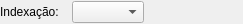
<?xml version="1.0" encoding="UTF-8"?>
<ui version="4.0">
 <class>FamiliaOperadoresWidget</class>
 <widget class="QWidget" name="FamiliaOperadoresWidget">
  <property name="geometry">
   <rect>
    <x>0</x>
    <y>0</y>
    <width>243</width>
    <height>24</height>
   </rect>
  </property>
  <property name="minimumSize">
   <size>
    <width>0</width>
    <height>0</height>
   </size>
  </property>
  <property name="windowTitle">
   <string>Form</string>
  </property>
  <layout class="QGridLayout" name="familiaop_grid">
   <property name="margin">
    <number>0</number>
   </property>
   <property name="spacing">
    <number>4</number>
   </property>
   <item row="0" column="0">
    <widget class="QLabel" name="indexacao_lbl">
     <property name="sizePolicy">
      <sizepolicy hsizetype="Fixed" vsizetype="Preferred">
       <horstretch>0</horstretch>
       <verstretch>0</verstretch>
      </sizepolicy>
     </property>
     <property name="minimumSize">
      <size>
       <width>68</width>
       <height>0</height>
      </size>
     </property>
     <property name="text">
      <string>Indexação:</string>
     </property>
    </widget>
   </item>
   <item row="0" column="1">
    <widget class="QComboBox" name="tipo_index_cmb"/>
   </item>
   <item row="0" column="2">
    <spacer name="horizontalSpacer">
     <property name="orientation">
      <enum>Qt::Horizontal</enum>
     </property>
     <property name="sizeHint" stdset="0">
      <size>
       <width>86</width>
       <height>20</height>
      </size>
     </property>
    </spacer>
   </item>
  </layout>
 </widget>
 <resources/>
 <connections/>
</ui>
